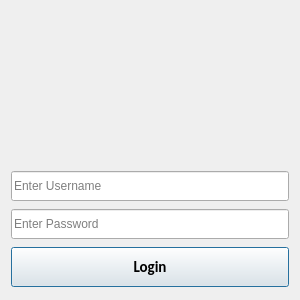
<?xml version="1.0" encoding="UTF-8"?>
<ui version="4.0">
 <class>Login_Dialog</class>
 <widget class="QDialog" name="Login_Dialog">
  <property name="geometry">
   <rect>
    <x>0</x>
    <y>0</y>
    <width>300</width>
    <height>300</height>
   </rect>
  </property>
  <property name="windowTitle">
   <string>Dialog</string>
  </property>
  <property name="windowIcon">
   <iconset>
    <normaloff>occrlogo.png</normaloff>occrlogo.png</iconset>
  </property>
  <layout class="QVBoxLayout" name="verticalLayout">
   <item>
    <widget class="QLabel" name="label">
     <property name="sizePolicy">
      <sizepolicy hsizetype="Fixed" vsizetype="Fixed">
       <horstretch>0</horstretch>
       <verstretch>0</verstretch>
      </sizepolicy>
     </property>
     <property name="minimumSize">
      <size>
       <width>100</width>
       <height>10</height>
      </size>
     </property>
     <property name="maximumSize">
      <size>
       <width>300</width>
       <height>150</height>
      </size>
     </property>
     <property name="layoutDirection">
      <enum>Qt::LayoutDirection::LeftToRight</enum>
     </property>
     <property name="text">
      <string/>
     </property>
     <property name="pixmap">
      <pixmap>RVS-logo-01.png</pixmap>
     </property>
     <property name="scaledContents">
      <bool>true</bool>
     </property>
     <property name="alignment">
      <set>Qt::AlignmentFlag::AlignCenter</set>
     </property>
    </widget>
   </item>
   <item>
    <widget class="QLineEdit" name="username_input">
     <property name="maximumSize">
      <size>
       <width>16777215</width>
       <height>30</height>
      </size>
     </property>
     <property name="placeholderText">
      <string>Enter Username</string>
     </property>
    </widget>
   </item>
   <item>
    <widget class="QLineEdit" name="password_input">
     <property name="maximumSize">
      <size>
       <width>16777215</width>
       <height>30</height>
      </size>
     </property>
     <property name="placeholderText">
      <string>Enter Password</string>
     </property>
    </widget>
   </item>
   <item>
    <widget class="QPushButton" name="login_button">
     <property name="maximumSize">
      <size>
       <width>16777215</width>
       <height>40</height>
      </size>
     </property>
     <property name="font">
      <font>
       <family>Calibri</family>
       <pointsize>11</pointsize>
       <bold>true</bold>
      </font>
     </property>
     <property name="text">
      <string>Login</string>
     </property>
     <property name="autoDefault">
      <bool>true</bool>
     </property>
     <property name="default">
      <bool>false</bool>
     </property>
    </widget>
   </item>
  </layout>
 </widget>
 <resources/>
 <connections/>
</ui>
